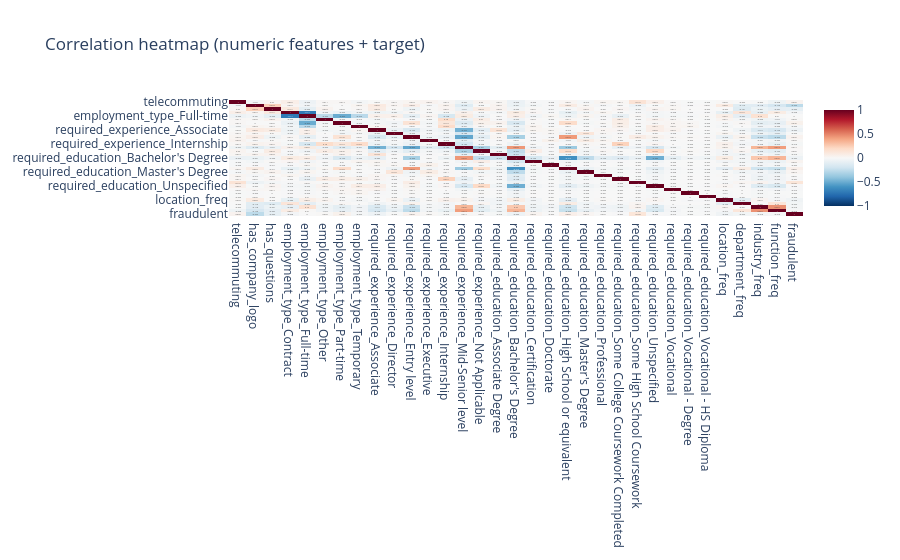
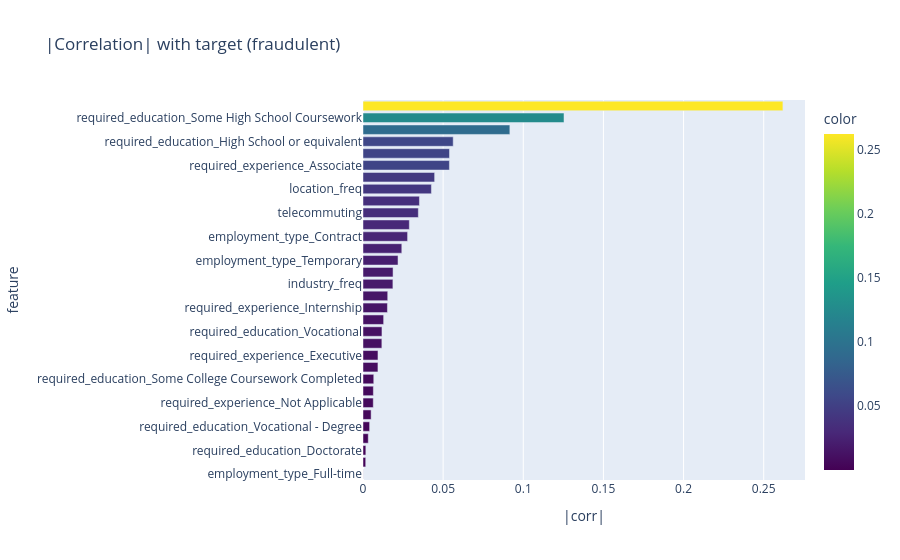
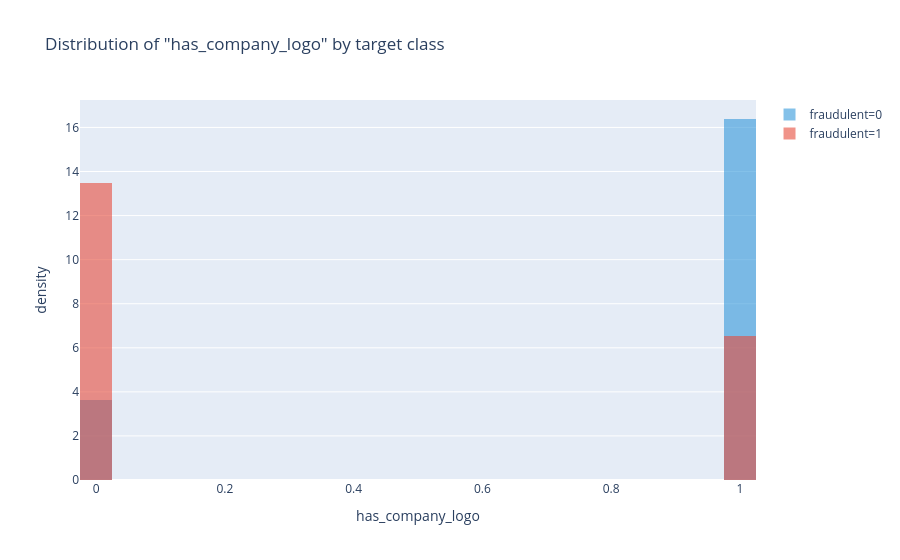

Here is the notebook cell these charts were saved with, in order:
### Markdown cell above
## Числовые признаки vs target

Смотрим Pearson-корреляции всех числовых признаков с `fraudulent`, строим heatmap корреляций и сравниваем распределения топ-2 признаков по классам.

### Code cell
if len(NUM_COLS) > 0:
    corr_full = DF[NUM_COLS + [TARGET]].corr()
    corr_target = corr_full[TARGET].drop(TARGET).sort_key(key=lambda s: s.abs()) if False else corr_full[TARGET].drop(TARGET)
    corr_target_sorted = corr_target.reindex(corr_target.abs().sort_values(ascending=False).index)

    print('Correlation with target (sorted by |corr|), top-10:')
    print(corr_target_sorted.head(10).round(4))
    print('\nCorrelation with target, bottom-5 (by |corr|):')
    print(corr_target_sorted.tail(5).round(4))

    # Plot 3: heatmap correlations
    fig3 = px.imshow(
        corr_full.round(3),
        text_auto=True,
        aspect='auto',
        color_continuous_scale='RdBu_r',
        zmin=-1, zmax=1,
        title='Correlation heatmap (numeric features + target)',
    )
    FIGS.append(fig3)

    # Plot 4: |corr| with target
    abs_corr = corr_target_sorted.abs()
    fig4 = px.bar(
        x=abs_corr.values,
        y=abs_corr.index,
        orientation='h',
        title='|Correlation| with target (fraudulent)',
        labels={'x': '|corr|', 'y': 'feature'},
        color=abs_corr.values,
        color_continuous_scale='Viridis',
    )
    fig4.update_layout(yaxis={'categoryorder': 'total ascending'})
    FIGS.append(fig4)

    # Plot 5: top-2 numeric features - distribution by target class
    top2 = corr_target_sorted.head(2).index.tolist()
    print(f'\nTop-2 numeric features by |corr|: {top2}')
    for feat in top2:
        g0 = DF.loc[DF[TARGET] == 0, feat]
        g1 = DF.loc[DF[TARGET] == 1, feat]
        print(f'  {feat}: mean(target=0)={g0.mean():.4f}, mean(target=1)={g1.mean():.4f}, '
              f'median(0)={g0.median():.4f}, median(1)={g1.median():.4f}')

    if len(top2) >= 1:
        feat = top2[0]
        fig5 = go.Figure()
        fig5.add_trace(go.Histogram(x=DF.loc[DF[TARGET]==0, feat], name='fraudulent=0',
                                    opacity=0.6, marker_color='#3498db', nbinsx=40, histnorm='probability density'))
        fig5.add_trace(go.Histogram(x=DF.loc[DF[TARGET]==1, feat], name='fraudulent=1',
                                    opacity=0.6, marker_color='#e74c3c', nbinsx=40, histnorm='probability density'))
        fig5.update_layout(barmode='overlay', title=f'Distribution of "{feat}" by target class',
                           xaxis_title=feat, yaxis_title='density')
        FIGS.append(fig5)
else:
    print('No numeric columns available besides target.')

### Figure 1 — Plotly figure (JSON) as saved in the notebook; plotly's stock layout.template omitted (floating-point values rounded to 4 significant figures; data arrays with more than 128 entries replaced by an {"elided": "..."} marker saying what was removed)
{"data": [{"coloraxis": "coloraxis", "hovertemplate": "x: %{x}<br>y: %{y}<br>color: %{z}<extra></extra>", "name": "0", "texttemplate": "%{z}", "type": "heatmap", "x": ["telecommuting", "has_company_logo", "has_questions", "employment_type_Contract", "employment_type_Full-time", "employment_type_Other", "employment_type_Part-time", "employment_type_Temporary", "required_experience_Associate", "required_experience_Director", "required_experience_Entry level", "required_experience_Executive", "required_experience_Internship", "required_experience_Mid-Senior level", "required_experience_Not Applicable", "required_education_Associate Degree", "required_education_Bachelor's Degree", "required_education_Certification", "required_education_Doctorate", "required_education_High School or equivalent", "required_education_Master's Degree", "required_education_Professional", "required_education_Some College Coursework Completed", "required_education_Some High School Coursework", "required_education_Unspecified", "required_education_Vocational", "required_education_Vocational - Degree", "required_education_Vocational - HS Diploma", "location_freq", "department_freq", "industry_freq", "function_freq", "fraudulent"], "xaxis": "x", "y": ["telecommuting", "has_company_logo", "has_questions", "employment_type_Contract", "employment_type_Full-time", "employment_type_Other", "employment_type_Part-time", "employment_type_Temporary", "required_experience_Associate", "required_experience_Director", "required_experience_Entry level", "required_experience_Executive", "required_experience_Internship", "required_experience_Mid-Senior level", "required_experience_Not Applicable", "required_education_Associate Degree", "required_education_Bachelor's Degree", "required_education_Certification", "required_education_Doctorate", "required_education_High School or equivalent", "required_education_Master's Degree", "required_education_Professional", "required_education_Some College Coursework Completed", "required_education_Some High School Coursework", "required_education_Unspecified", "required_education_Vocational", "required_education_Vocational - Degree", "required_education_Vocational - HS Diploma", "location_freq", "department_freq", "industry_freq", "function_freq", "fraudulent"], "yaxis": "y", "z": {"elided": "33x33 float values"}}], "layout": {"coloraxis": {"cmax": 1, "cmin": -1, "colorscale": [[0.0, "rgb(5,48,97)"], [0.1, "rgb(33,102,172)"], [0.2, "rgb(67,147,195)"], [0.3, "rgb(146,197,222)"], [0.4, "rgb(209,229,240)"], [0.5, "rgb(247,247,247)"], [0.6, "rgb(253,219,199)"], [0.7, "rgb(244,165,130)"], [0.8, "rgb(214,96,77)"], [0.9, "rgb(178,24,43)"], [1.0, "rgb(103,0,31)"]]}, "title": {"text": "Correlation heatmap (numeric features + target)"}, "xaxis": {"anchor": "y", "domain": [0.0, 1.0]}, "yaxis": {"anchor": "x", "autorange": "reversed", "domain": [0.0, 1.0]}}}

### Figure 2 — Plotly figure (JSON) as saved in the notebook; plotly's stock layout.template omitted (floating-point values rounded to 4 significant figures)
{"data": [{"hovertemplate": "|corr|=%{x}<br>feature=%{y}<br>color=%{marker.color}<extra></extra>", "legendgroup": "", "marker": {"color": [0.262, 0.1254, 0.09163, 0.05627, 0.05397, 0.05392, 0.04469, 0.04269, 0.03521, 0.03452, 0.0289, 0.02782, 0.02421, 0.02185, 0.01875, 0.01866, 0.01542, 0.01525, 0.01287, 0.01183, 0.01177, 0.009339, 0.00932, 0.006712, 0.006467, 0.006405, 0.005063, 0.004134, 0.003287, 0.001773, 0.001688, 5.919e-05], "coloraxis": "coloraxis", "pattern": {"shape": ""}}, "name": "", "orientation": "h", "showlegend": false, "textposition": "auto", "type": "bar", "x": [0.262, 0.1254, 0.09163, 0.05627, 0.05397, 0.05392, 0.04469, 0.04269, 0.03521, 0.03452, 0.0289, 0.02782, 0.02421, 0.02185, 0.01875, 0.01866, 0.01542, 0.01525, 0.01287, 0.01183, 0.01177, 0.009339, 0.00932, 0.006712, 0.006467, 0.006405, 0.005063, 0.004134, 0.003287, 0.001773, 0.001688, 5.919e-05], "xaxis": "x", "y": ["has_company_logo", "required_education_Some High School Coursework", "has_questions", "required_education_High School or equivalent", "required_education_Bachelor's Degree", "required_experience_Associate", "employment_type_Part-time", "location_freq", "required_experience_Entry level", "telecommuting", "required_education_Certification", "employment_type_Contract", "department_freq", "employment_type_Temporary", "required_education_Master's Degree", "industry_freq", "required_education_Associate Degree", "required_experience_Internship", "function_freq", "required_education_Vocational", "required_experience_Mid-Senior level", "required_experience_Executive", "employment_type_Other", "required_education_Some College Coursework Completed", "required_education_Unspecified", "required_experience_Not Applicable", "required_education_Vocational - HS Diploma", "required_education_Vocational - Degree", "required_experience_Director", "required_education_Doctorate", "required_education_Professional", "employment_type_Full-time"], "yaxis": "y"}], "layout": {"barmode": "relative", "coloraxis": {"colorbar": {"title": {"text": "color"}}, "colorscale": [[0.0, "#440154"], [0.1111, "#482878"], [0.2222, "#3e4989"], [0.3333, "#31688e"], [0.4444, "#26828e"], [0.5556, "#1f9e89"], [0.6667, "#35b779"], [0.7778, "#6ece58"], [0.8889, "#b5de2b"], [1.0, "#fde725"]]}, "legend": {"tracegroupgap": 0}, "title": {"text": "|Correlation| with target (fraudulent)"}, "xaxis": {"anchor": "y", "domain": [0.0, 1.0], "title": {"text": "|corr|"}}, "yaxis": {"anchor": "x", "categoryorder": "total ascending", "domain": [0.0, 1.0], "title": {"text": "feature"}}}}

### Figure 3 — Plotly figure (JSON) as saved in the notebook; plotly's stock layout.template omitted (floating-point values rounded to 4 significant figures; data arrays with more than 128 entries replaced by an {"elided": "..."} marker saying what was removed)
{"data": [{"histnorm": "probability density", "marker": {"color": "#3498db"}, "name": "fraudulent=0", "nbinsx": 40, "opacity": 0.6, "type": "histogram", "x": {"elided": "17014 int values"}}, {"histnorm": "probability density", "marker": {"color": "#e74c3c"}, "name": "fraudulent=1", "nbinsx": 40, "opacity": 0.6, "type": "histogram", "x": {"elided": "866 int values"}}], "layout": {"barmode": "overlay", "title": {"text": "Distribution of \"has_company_logo\" by target class"}, "xaxis": {"title": {"text": "has_company_logo"}}, "yaxis": {"title": {"text": "density"}}}}
